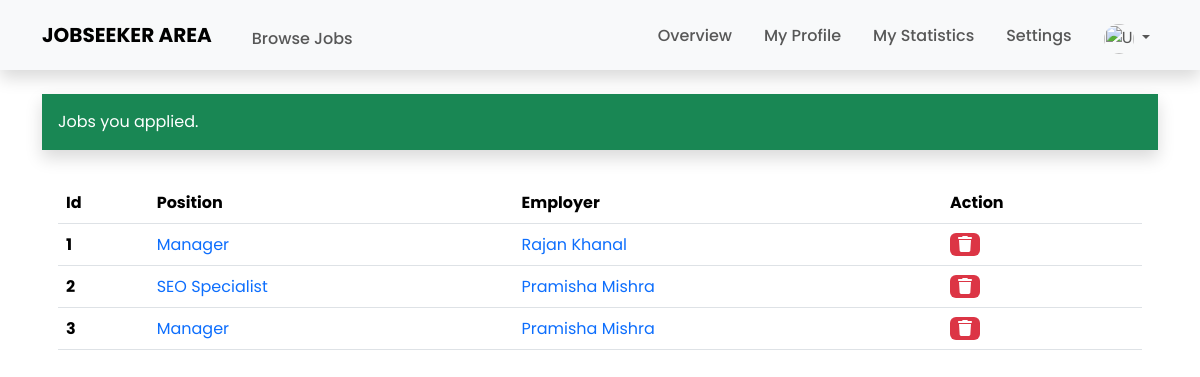
The app's page /jobseeker/statistics (signed in) with its own data.
### jobseeker/models.py (models this page shows, shortened)
class AppliedJobs(models.Model):
    id = models.UUIDField(primary_key=True)
    job = models.ForeignKey(Job,on_delete=models.CASCADE)
    job_seeker = models.ForeignKey(JobSeeker,on_delete=models.CASCADE)
    coverletter = models.TextField(null=False,blank=False,verbose_name="Cover Letter",default='')
    class Meta:
        verbose_name_plural = 'Applied Jobs'

### employer/models.py (models this page shows, shortened)
class Job(models.Model):
    employer = models.ForeignKey(Employer,on_delete=models.CASCADE,related_name='job')
    job_id = models.AutoField(primary_key=True)
    job_type = models.CharField(max_length=50,choices=JOB_TYPE,blank=False,null=False ,verbose_name='Job type')
    job_position = models.CharField(verbose_name="Position",max_length=100,null=False,blank=False)
    job_requirement = models.CharField(verbose_name="Requirements",max_length=100,null=False,blank=False)
    job_description = models.TextField(verbose_name="Description",null=False,blank=False)
    salary = models.TextField(max_length=30,blank=True,null=True)
    location_type = models.TextField(choices=LOCATION_TYPE,blank=False)
    deadline = models.DateField(blank=False,null=False,default=default_deadline)

class Employer(models.Model):
    emp_id = models.AutoField(primary_key=True)
    emp_name = models.CharField(max_length=50,null=False,blank=False,verbose_name='Employer name')
    emp_phone_number = models.CharField(max_length=11,null=False,blank=False,verbose_name='Employer number')
    emp_email = models.EmailField(verbose_name='Employer Email',null=False,blank=False,unique=True)
    emp_password = models.CharField(null=False,blank=False,verbose_name='Employer Password',max_length=255)
    about_employer = models.TextField(verbose_name='About Employer',blank=True,null=True)
    emp_profile = models.FileField(upload_to=filepath ,null=True,verbose_name='Profile Photo')

### jobseeker/views.py (the view)
# urls.py: path('statistics',statistics,name="statistics"),
def statistics(request):
    email = request.session.get('jobseeker_email',None)
    if email:
        jobseeker = JobSeeker.objects.get(email = email)
        message = ''
        applied_jobs = None
        has_applied = AppliedJobs.objects.filter(job_seeker = jobseeker).exists()
        if has_applied:
            applied_jobs = AppliedJobs.objects.filter(job_seeker = jobseeker)
        else:
            message = 'You havenot applied to any jobs yet.'
        context = {
            'message':message,
            'applied_jobs':applied_jobs
        }
        return render(request,'jobseeker-dashboard/components/statistics.html',context)
    else:
        messages.error(request,"Session Expired. Please Login here.")
        return redirect('login')

### templates/jobseeker-dashboard/components/statistics.html
{% extends "../dashboard.html" %}
{% block content %}
    <div class="container">
        <div class="container-fluid p-3 shadow mt-4 bg-success text-white">
            Jobs you applied.
        </div>
        <div class="container-fluid p-3 mt-3">
            {% if message %}
            <div class="container-fluid p-3 shadow mt-4 bg-danger text-white">
                {{message}}
            </div>
            {%else%}
            <table class="table">
                <thead>
                  <tr>
                    <th scope="col">Id</th>
                    <th scope="col">Position</th>
                    <th scope="col">Employer</th>
                    <th scope="col">Action</th>
                  </tr>
                </thead>
                {%for job in applied_jobs %}
                <tbody>
                  <tr>
                    <th scope="row">{{forloop.counter}}</th>
                    <td>
                        <a href="{% url 'browsejob' id=job.job.job_id %}">
                            {{job.job.job_position}}
                        </a>
                    </td>
                    <td>
                        <a href="{% url 'view_employer' employer=job.job.employer.emp_id %}">
                            {{job.job.employer.emp_name}}
                        </a>
                    </td>
                    <td>
                        <a href="#" class="bg-danger px-2 text-white rounded"><i class="fas fa-trash"></i></a>
                    </td>
                  </tr>
                </tbody>
                {%endfor%}
            </table>
            {%endif%}
        </div>
    </div>
{% endblock content %}

### static/css/style.css (style rules this page uses)
a { text-decoration: none !important; }

### static/css/jobseeker.css (style rules this page uses)
.text-white { color: white !important; }

### records on screen
AppliedJobs: job.job_position "Manager", job.employer.emp_name "Rajan Khanal"
AppliedJobs: job.job_position "SEO Specialist", job.employer.emp_name "Pramisha Mishra"
AppliedJobs: job.job_position "Manager", job.employer.emp_name "Pramisha Mishra"
